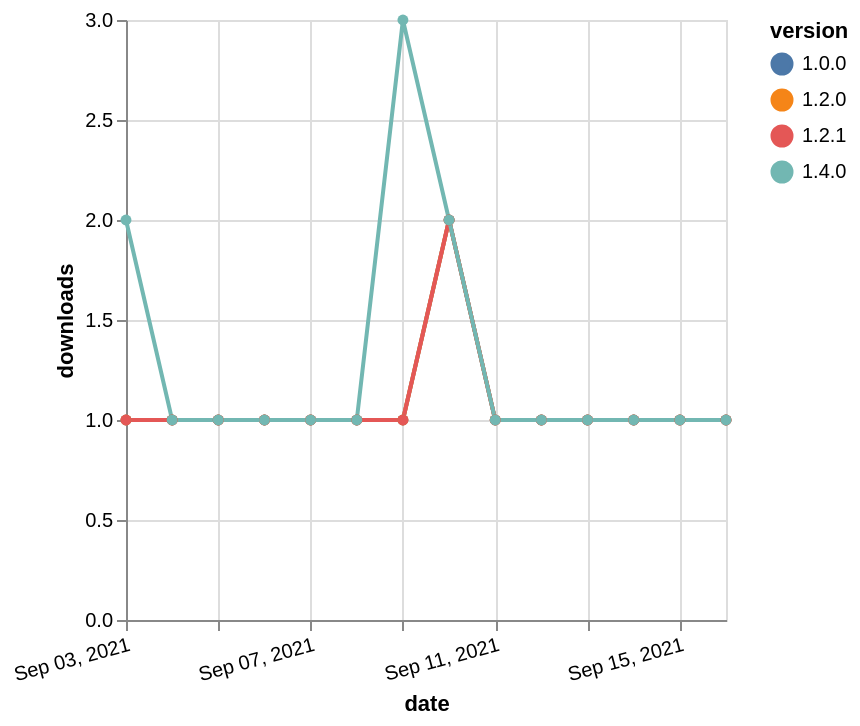

The specification (Vega-Lite) saved for this image:
### Vega-Lite specification from a JSON file in a GitHub repository (floating-point values rounded to 4 significant figures)
{"$schema": "https://vega.github.io/schema/vega-lite/v5.json", "description": "A simple bar chart with embedded data.", "data": {"values": [{"date": "2021-09-03", "total": 155, "delta": 1, "version": "1.0.0"}, {"date": "2021-09-04", "total": 156, "delta": 1, "version": "1.0.0"}, {"date": "2021-09-05", "total": 157, "delta": 1, "version": "1.0.0"}, {"date": "2021-09-06", "total": 158, "delta": 1, "version": "1.0.0"}, {"date": "2021-09-07", "total": 159, "delta": 1, "version": "1.0.0"}, {"date": "2021-09-08", "total": 160, "delta": 1, "version": "1.0.0"}, {"date": "2021-09-09", "total": 161, "delta": 1, "version": "1.0.0"}, {"date": "2021-09-10", "total": 163, "delta": 2, "version": "1.0.0"}, {"date": "2021-09-11", "total": 164, "delta": 1, "version": "1.0.0"}, {"date": "2021-09-12", "total": 165, "delta": 1, "version": "1.0.0"}, {"date": "2021-09-13", "total": 166, "delta": 1, "version": "1.0.0"}, {"date": "2021-09-14", "total": 167, "delta": 1, "version": "1.0.0"}, {"date": "2021-09-15", "total": 168, "delta": 1, "version": "1.0.0"}, {"date": "2021-09-16", "total": 169, "delta": 1, "version": "1.0.0"}, {"date": "2021-09-03", "total": 143, "delta": 1, "version": "1.2.0"}, {"date": "2021-09-04", "total": 144, "delta": 1, "version": "1.2.0"}, {"date": "2021-09-05", "total": 145, "delta": 1, "version": "1.2.0"}, {"date": "2021-09-06", "total": 146, "delta": 1, "version": "1.2.0"}, {"date": "2021-09-07", "total": 147, "delta": 1, "version": "1.2.0"}, {"date": "2021-09-08", "total": 148, "delta": 1, "version": "1.2.0"}, {"date": "2021-09-09", "total": 149, "delta": 1, "version": "1.2.0"}, {"date": "2021-09-10", "total": 151, "delta": 2, "version": "1.2.0"}, {"date": "2021-09-11", "total": 152, "delta": 1, "version": "1.2.0"}, {"date": "2021-09-12", "total": 153, "delta": 1, "version": "1.2.0"}, {"date": "2021-09-13", "total": 154, "delta": 1, "version": "1.2.0"}, {"date": "2021-09-14", "total": 155, "delta": 1, "version": "1.2.0"}, {"date": "2021-09-15", "total": 156, "delta": 1, "version": "1.2.0"}, {"date": "2021-09-16", "total": 157, "delta": 1, "version": "1.2.0"}, {"date": "2021-09-03", "total": 130, "delta": 1, "version": "1.2.1"}, {"date": "2021-09-04", "total": 131, "delta": 1, "version": "1.2.1"}, {"date": "2021-09-05", "total": 132, "delta": 1, "version": "1.2.1"}, {"date": "2021-09-06", "total": 133, "delta": 1, "version": "1.2.1"}, {"date": "2021-09-07", "total": 134, "delta": 1, "version": "1.2.1"}, {"date": "2021-09-08", "total": 135, "delta": 1, "version": "1.2.1"}, {"date": "2021-09-09", "total": 136, "delta": 1, "version": "1.2.1"}, {"date": "2021-09-10", "total": 138, "delta": 2, "version": "1.2.1"}, {"date": "2021-09-11", "total": 139, "delta": 1, "version": "1.2.1"}, {"date": "2021-09-12", "total": 140, "delta": 1, "version": "1.2.1"}, {"date": "2021-09-13", "total": 141, "delta": 1, "version": "1.2.1"}, {"date": "2021-09-14", "total": 142, "delta": 1, "version": "1.2.1"}, {"date": "2021-09-15", "total": 143, "delta": 1, "version": "1.2.1"}, {"date": "2021-09-16", "total": 144, "delta": 1, "version": "1.2.1"}, {"date": "2021-09-03", "total": 115, "delta": 2, "version": "1.4.0"}, {"date": "2021-09-04", "total": 116, "delta": 1, "version": "1.4.0"}, {"date": "2021-09-05", "total": 117, "delta": 1, "version": "1.4.0"}, {"date": "2021-09-06", "total": 118, "delta": 1, "version": "1.4.0"}, {"date": "2021-09-07", "total": 119, "delta": 1, "version": "1.4.0"}, {"date": "2021-09-08", "total": 120, "delta": 1, "version": "1.4.0"}, {"date": "2021-09-09", "total": 123, "delta": 3, "version": "1.4.0"}, {"date": "2021-09-10", "total": 125, "delta": 2, "version": "1.4.0"}, {"date": "2021-09-11", "total": 126, "delta": 1, "version": "1.4.0"}, {"date": "2021-09-12", "total": 127, "delta": 1, "version": "1.4.0"}, {"date": "2021-09-13", "total": 128, "delta": 1, "version": "1.4.0"}, {"date": "2021-09-14", "total": 129, "delta": 1, "version": "1.4.0"}, {"date": "2021-09-15", "total": 130, "delta": 1, "version": "1.4.0"}, {"date": "2021-09-16", "total": 131, "delta": 1, "version": "1.4.0"}]}, "width": "container", "mark": {"type": "line", "point": {"filled": true}}, "encoding": {"x": {"field": "date", "type": "temporal", "timeUnit": "yearmonthdate", "title": "date", "axis": {"labelAngle": -15}}, "y": {"field": "delta", "type": "quantitative", "title": "downloads"}, "color": {"field": "version", "type": "nominal"}, "tooltip": {"field": "delta"}}}
